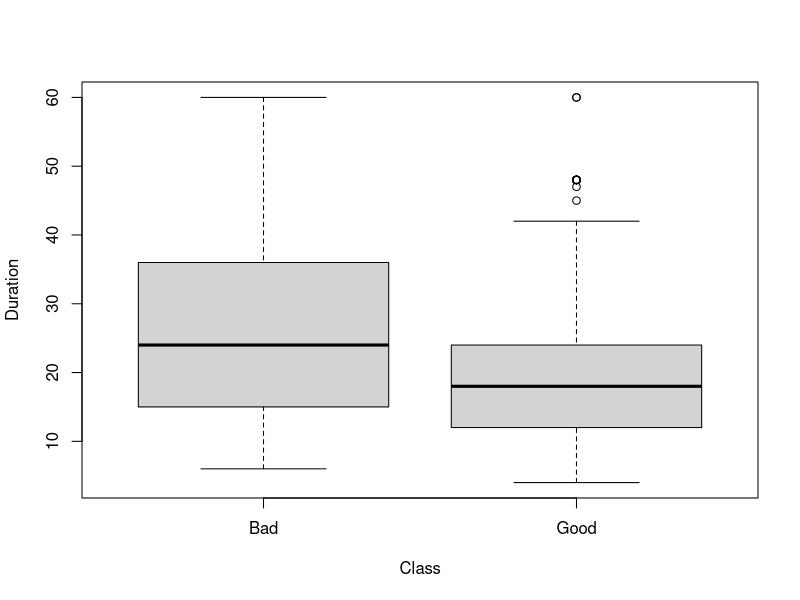
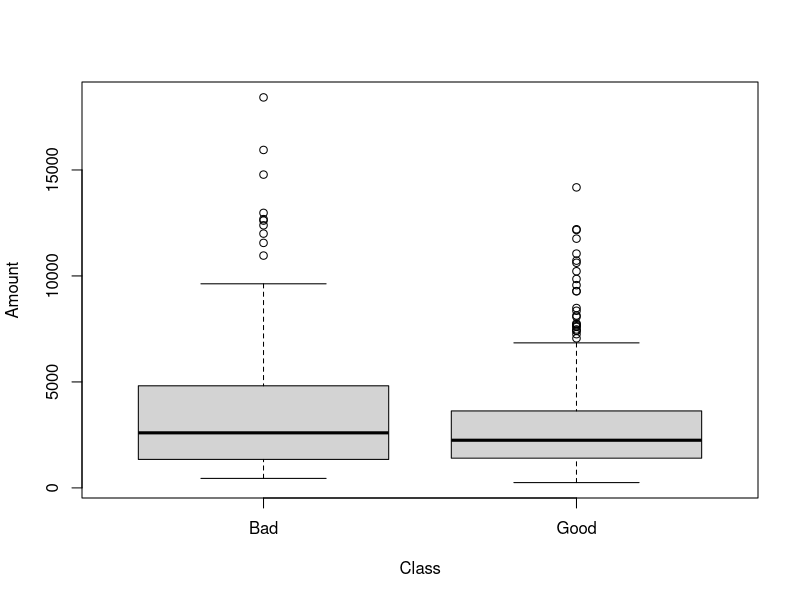
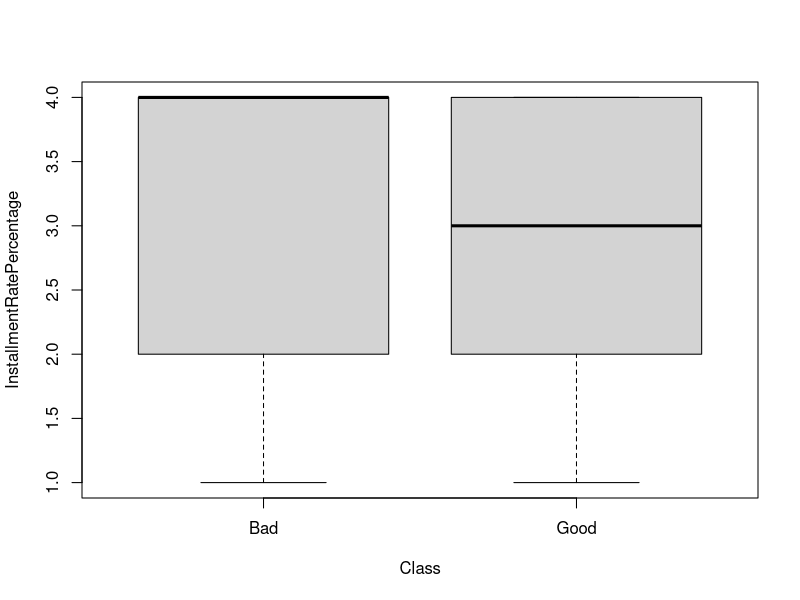
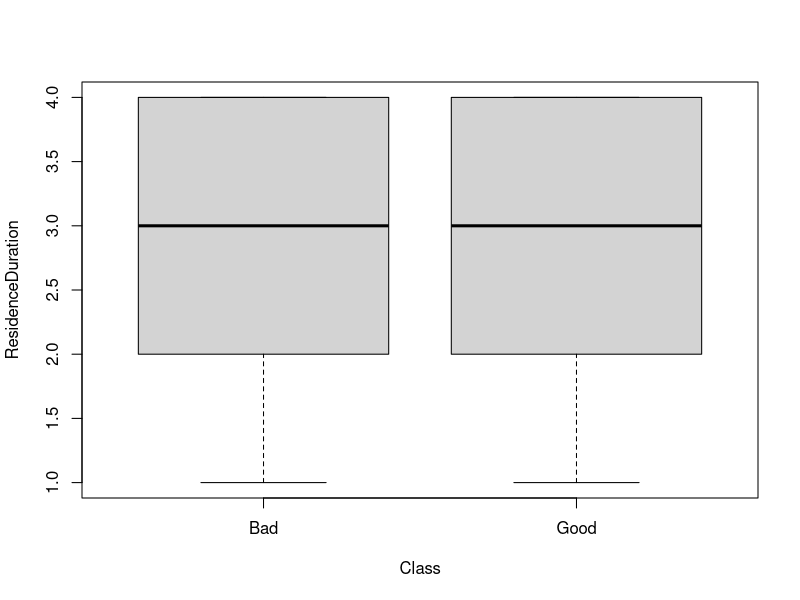
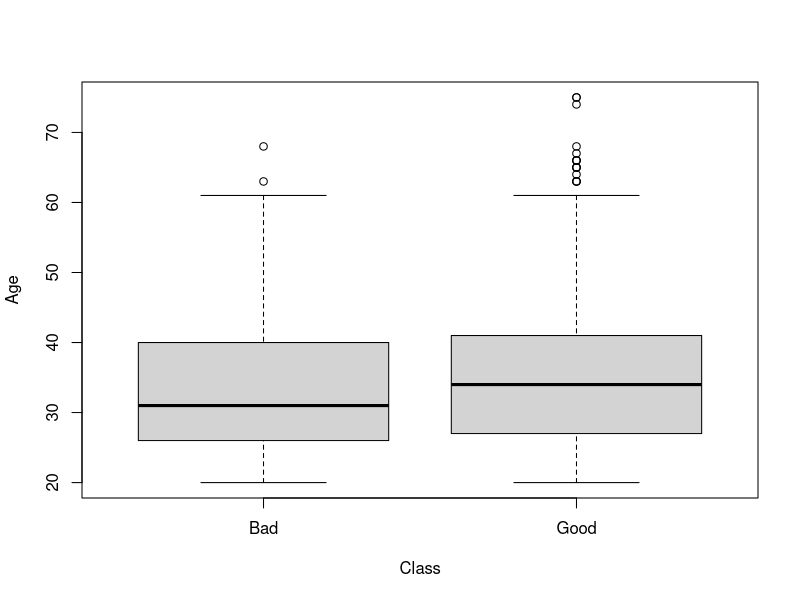

Reproduce these figures in R, in order.
##########
# Run these three functions to get a clean test of homework code
dev.off() # Clear the graph window
cat('\014')  # Clear the console
rm(list=ls()) # Clear user objects from the environment

# Liwen Duan

##########

library(caret)
library(kernlab)

data("GermanCredit")
subCredit <- GermanCredit[,1:10]
str(subCredit)

#Pt. 1
#1
# The subCredit is data we copied from GermanCredit. It contain all the row and the first 10 column.
# It create a dataframe of 1000 line
# with information of Duration, amount, installmetn rate, residence, age, credits, whether it have telephone and whether it is a foreign worker and whether it is in good or bad credit class.


#2
trainList <-
  createDataPartition(y=subCredit$Class,p=.50,list=FALSE)

#3
dim(trainList)

#4
trainSet <- subCredit[trainList,]

#5
testSet <- subCredit[-trainList,]

#Pt. 2
#6
boxplot(Duration ~ Class, data=trainSet)
boxplot(Amount ~ Class, data=trainSet)
boxplot(InstallmentRatePercentage ~ Class, data=trainSet)
#Median, Q3 and maximum are overlapped for bad credit class

boxplot(ResidenceDuration ~ Class, data=trainSet)
#same

boxplot(Age ~ Class, data=trainSet)
#Slightly higher age for good credit class

#7
svmModel <- ksvm(Class ~ ., data=trainSet,
                 kernel= "rbfdot", kpar = "automatic",
                 C = 5, cross = 3, prob.model = TRUE)
#8
svmModel
# It is not a really good model, the Cross validation error is a little bit high at about 0.316

#9
predOut <- predict(svmModel, newdata=testSet, type="response")

#10
result <- table(predOut, testSet$Class)
result

#11
totalCorrect <- result[1,1] + result[2,2]
totalCorrect/sum(result)
# Overall accuracy for this model is 0.358

diag(result)
sum(result)
